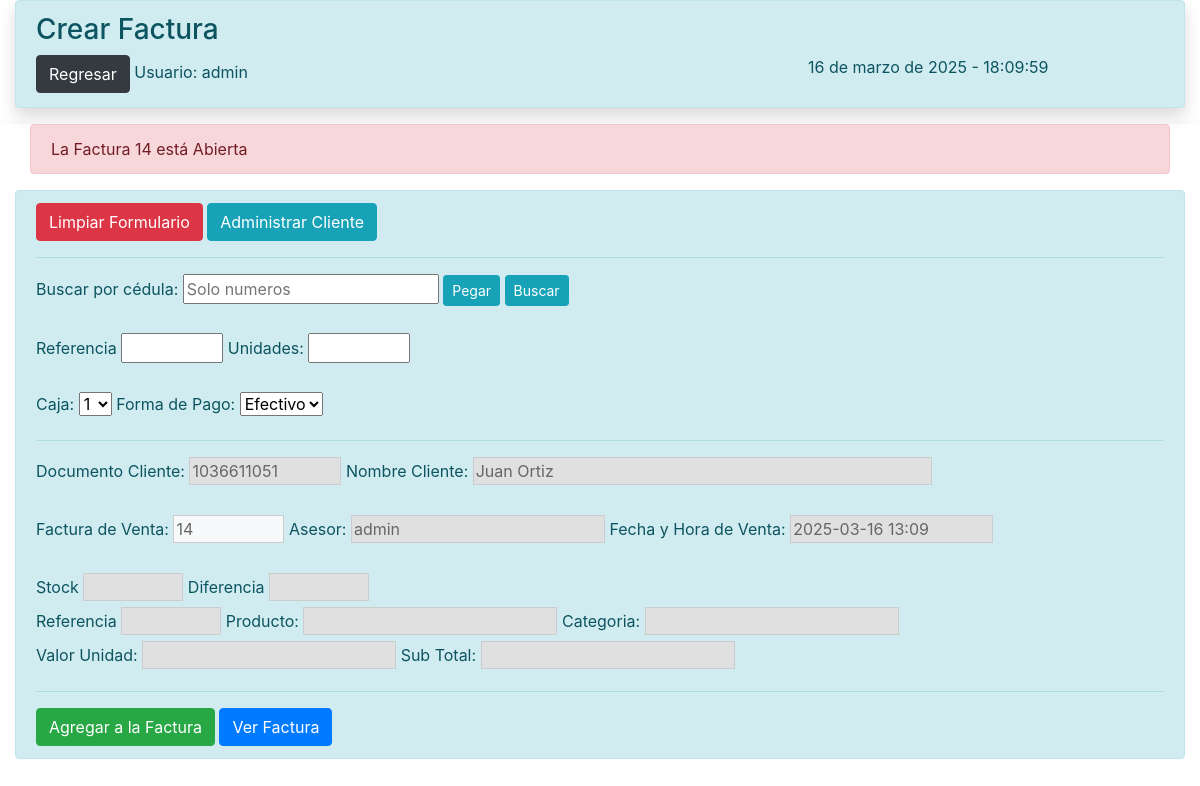
Before: /vistas/factura_borrador.php (signed in) with the older database file.
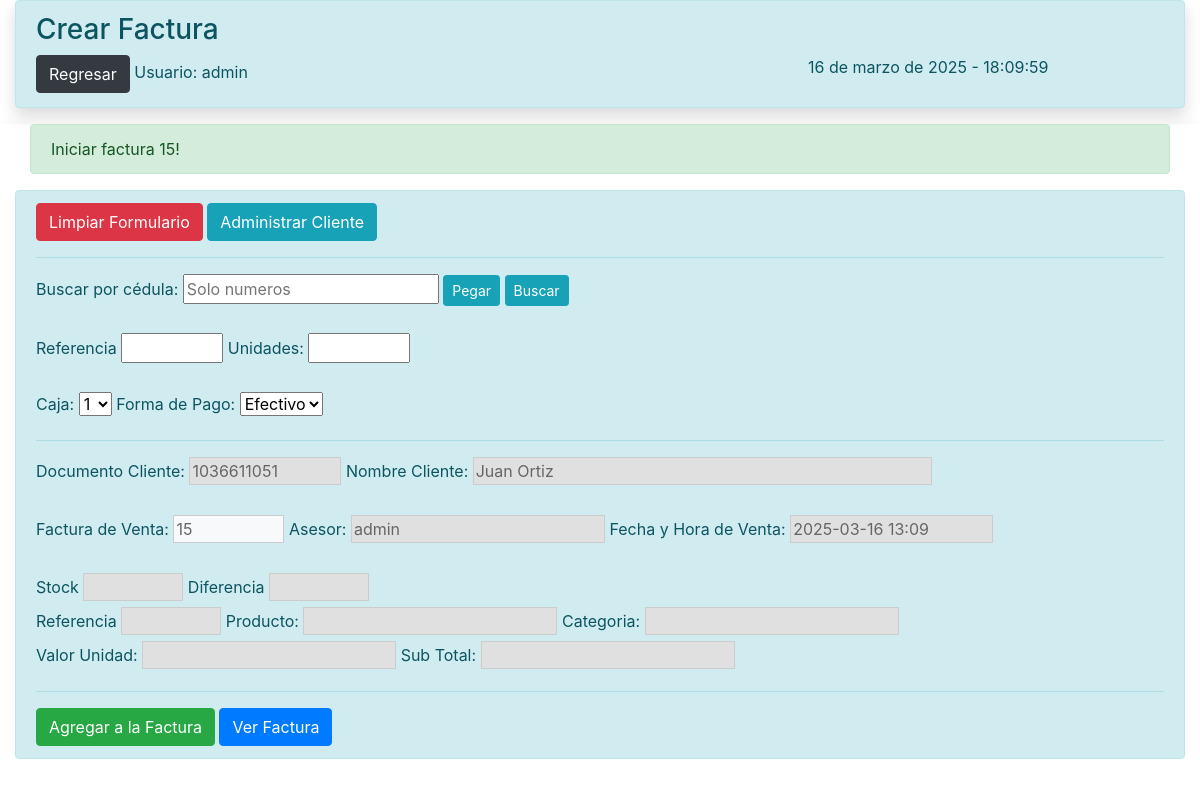
After: the same page with the newer database file.
### tables this page shows
CREATE TABLE `ventas` (
  `id_venta` int(11) NOT NULL AUTO_INCREMENT,
  `factura_venta` int(150) NOT NULL,
  `fecha_hora_venta` datetime NOT NULL DEFAULT current_timestamp(),
  `nom_cliente` varchar(30) NOT NULL,
  `doc_cliente_venta` varchar(11) NOT NULL,
  `valor_total_venta` decimal(10,0) NOT NULL,
  `asesor_venta` varchar(30) NOT NULL,
  `caja` varchar(2) NOT NULL,
  `forma_de_pago` varchar(30) NOT NULL,
  `unidades_venta` int(3) NOT NULL,
  `ref_prod_venta` varchar(10) NOT NULL,
  `producto_venta` varchar(50) NOT NULL,
  `valor_producto` varchar(10) NOT NULL,
  `estado` varchar(10) NOT NULL DEFAULT 'Realizada',
  PRIMARY KEY (`id_venta`)
);

CREATE TABLE `facturas` (
  `id_factura` int(11) NOT NULL AUTO_INCREMENT,
  `no_factura` int(150) NOT NULL,
  `estado` varchar(15) NOT NULL DEFAULT 'Cerrada',
  `fecha_factura` datetime NOT NULL DEFAULT current_timestamp(),
  `fecha_anulacion` datetime DEFAULT NULL,
  `descripcion_anulacion` varchar(200) DEFAULT NULL,
  `doc_cliente` varchar(10) NOT NULL,
  `nom_cliente` varchar(50) NOT NULL,
  `asesor` varchar(14) NOT NULL,
  `caja` varchar(2) NOT NULL,
  `forma_de_pago` varchar(15) NOT NULL,
  `total_venta_con_iva` varchar(10) NOT NULL,
  `doc_factura` varchar(200) NOT NULL DEFAULT 'C:\\Users\\GalleOso\\Documents\\Facturas',
  PRIMARY KEY (`id_factura`)
);

### vistas/factura_borrador.php (the view, shortened to what the changed rows need)
<?php
include '../conexion/conexion.php';
?>
   <!DOCTYPE html>
   <html lang="en">
   <head>
       <link href="https://stackpath.bootstrapcdn.com/bootstrap/4.5.2/css/bootstrap.min.css" rel="stylesheet">
   </head>
   <body>
   <div class="container-fluid sombra">
<?php
$sql_2 = "SELECT * FROM ventas WHERE factura_venta = (SELECT MAX(factura_venta) FROM ventas)";
$sql_4 = "SELECT * FROM facturas WHERE no_factura = (SELECT MAX(no_factura) FROM facturas)";
$resultado_2 = mysqli_query($conexion, $sql_2);
$resultado_4 = mysqli_query($conexion, $sql_4);
if ($resultado_4) {
    if (mysqli_num_rows($resultado_4) > 0) {
        $fila = mysqli_fetch_assoc($resultado_4);
        $no_factura = $fila['no_factura'];
    }
}
if ($resultado_2) {
    if (mysqli_num_rows($resultado_2) > 0) {
        $fila = mysqli_fetch_assoc($resultado_2);
        $ultima_factura = $fila['factura_venta'];
    } else {
        echo "No se encontraron filas con el número de factura más alto en la tabla ventas.";
    }
} else {
    echo "Error en la consulta: " . mysqli_error($conexion);
}
if ($ultima_factura == $no_factura) {
    ?>
    <div id="factura" class="container-fluid">
        <div class="alert alert-success" role="alert">
          Iniciar factura  <?php echo (int)$no_factura + 1; ?>!
        </div>
   </div>
<?php
}
 else {
    ?>
    <div id="factura" class="container-fluid">
        <div class="alert alert-danger" role="alert">
           La Factura <?php echo $ultima_factura; ?> está Abierta
        </div>
    </div>
    <?php
}
?>
    <?php
if(isset($_POST['submit'])){
$factura_venta = $_POST['factura_venta'];
$nom_cliente = $_POST['nom_cliente'];
$doc_cliente_venta_2 = $_POST['doc_cliente_venta_2'];
$valor_total_venta = $_POST['valor_total_venta'];
$asesor_venta = $_POST['asesor_venta'];
$caja = $_POST['caja'];
$asesor_venta = $_POST['asesor_venta'];
$forma_de_pago = $_POST['forma_de_pago'];
$unidades_venta = $_POST['unidades_venta'];
$producto_venta = $_POST['producto_venta'];
$valor_producto = $_POST['valor_producto'];
$ref_prod_venta_2 = $_POST['ref_prod_venta_2'];
$cat_producto = $_POST['cat_producto'];
$diferencia_producto = $_POST['diferencia_producto'];
    $sql = "INSERT INTO ventas (factura_venta, nom_cliente, doc_cliente_venta, valor_total_venta, caja, asesor_venta, forma_de_pago, unidades_venta, producto_venta, valor_producto, ref_prod_venta)
        VALUES ('$factura_venta', '$nom_cliente', '$doc_cliente_venta_2', $valor_total_venta, '$caja', '$asesor_venta', '$forma_de_pago', $unidades_venta, '$producto_venta', '$valor_producto','$ref_prod_venta_2')";
        if ($conexion->query($sql) === TRUE) {
            echo '<script>alert("Producto agregado al carrito");location.assign("../vistas/factura_borrador.php");</script>';
            $sql_1 = "UPDATE productos SET ref_producto='$ref_prod_venta_2', cat_producto='$cat_producto', descripcion_producto='$producto_venta', valor_producto='$valor_producto', unidades_producto='$diferencia_producto' WHERE ref_producto='$ref_prod_venta_2'";
            $resultado = mysqli_query($conexion, $sql_1);
            if($resultado){
            echo "<script> alert ('Stock actualizado'); </script>";
            } else {
             echo "<script> alert ('ERROR: Los datos no fueron actualizados '); </script>";
            }
            }
    $conexion->close();
}else{
    ?>
    <div class="container-fluid alert alert-info">
    <form action="<?=$_SERVER['PHP_SELF']?>" method="POST" onsubmit="return validarFormulario()">
    <button type="button" class="btn btn-danger" onclick="limpiarFormulario()">Limpiar Formulario</button>
    <a class="btn btn-info" href="admin_cliente_factura.php">Administrar Cliente</a><hr>
<label for="doc_cliente_venta">Buscar por cédula:</label>
<input type="text" id="doc_cliente_venta"
       placeholder="Solo numeros"
       name="doc_cliente_venta"
       maxlength="10"
       pattern="[0-9]{1,10}"
       oninput="this.value = this.value.replace(/\D/g, ''); buscarCliente();"><span> </span><button id="btnPegar" type="button" class="btn btn-info btn-sm" onclick="buscarCliente()">Pegar</button><span> </span><button id="btnbuscar" type="button" class="btn btn-info btn-sm" onclick="buscarCliente()">Buscar</button><br>
<br>
<label for="ref_prod_venta">Referencia</label>
  <input type="text" size="5"id="ref_prod_venta" name="ref_prod_venta"  oninput="if(this.value.length > 4) this.value = this.value.slice(0,4); buscarProducto()">
<label for="unidades_venta">Unidades:</label>
        <input type="text" size="5" id="unidades_venta" name="unidades_venta" min="1" max="99" oninput=" if(this.value.length > 2) this.value = this.value.slice(0,2); this.value = this.value.replace(/\D/g, ''); calcularDiferencia(); calcularValorTotalVenta()">
<br><br>
<label for="caja">Caja:</label>
<select id="caja" name="caja" class="form-select">
    <?php
        for ($i = 1; $i <= 5; $i++) {
            $selected = ($fila['caja'] == $i) ? 'selected' : '';
            echo "<option value='$i' $selected>$i</option>";
        }
    ?>
</select>
<label for="forma_de_pago">Forma de Pago:</label>
<select id="forma_de_pago" name="forma_de_pago" class="form-select">
    <option value="Efectivo" <?php echo ($fila['forma_de_pago'] == 'Efectivo') ? 'selected' : ''; ?>>Efectivo</option>
</select>
<br>
        <hr>
        <label for="doc_cliente_venta_2">Documento Cliente:</label>
        <input type="text" size="10" id="doc_cliente_venta_2" name="doc_cliente_venta_2" value="<?php echo $fila['doc_cliente_venta']; ?>"readonly >
        <label for="nom_cliente">Nombre Cliente:</label>
        <input type="text" size="40" id="nom_cliente" value="<?php echo $fila['nom_cliente']; ?>"  readonly name="nom_cliente"><br>
<br>
<label for="factura_venta">Factura de Venta:</label>
        <input class="bg-light" size="6" type="text" id="factura_venta" name="factura_venta" value="<?php echo (int)$no_factura + 1; ?>" readonly >
        <label for="asesor_venta">Asesor:</label>
        <input type="text" id="asesor_venta" name="asesor_venta" value="<?php echo $_SESSION['usuario'];?>" readonly>
        <label for="fecha_hora_venta">Fecha y Hora de Venta:</label>
        <input type="date_time" size="15"id="fecha_hora_venta" name="fecha_hora_venta" value="<?php echo date('Y-m-d 11:i'); ?>" readonly >
        <br><br>
  <label for="unidades_producto">Stock</label>
   <input type="text" size="5"id="unidades_producto" name="unidades_producto"readonly>
   <label for="diferencia_producto">Diferencia</label>
   <input type="text" size="5"id="diferencia_producto" name="diferencia_producto"readonly><br>
        <label for="ref_prod_venta_2">Referencia</label>
        <input type="text" size="5" id="ref_prod_venta_2" readonly name="ref_prod_venta_2">
        <label for="producto_venta">Producto:</label>
        <input type="text" id="producto_venta" name="producto_venta" readonly>
        <label for="producto_venta">Categoria:</label>
        <input type="text" id="cat_producto" name="cat_producto" readonly><br>
        <label for="valor_producto">Valor Unidad:</label>
        <input type="number" step="0.01" id="valor_producto" name="valor_producto" readonly oninput="calcularValorTotalVenta()">
        <label for="valor_total_venta">Sub Total:</label>
        <input size="5"type="number" step="0.01" id="valor_total_venta" name="valor_total_venta" readonly><br><hr>
        <button type="submit" name="submit" class="btn btn-success" onclick="return validarCampos();">Agregar a la Factura</button>
        </span><a href="../procesos_factura_admin/validar_factura.php" class="btn btn-primary">Ver Factura</a>
    </form>
        </div>
        <br>
    <?php
}
?>
    </body>
    </html>

Changed rows visible on the page:
no longer on this page (row unchanged): facturas: factura_venta "14"
added facturas: (int)$no_factura + 1 "15", factura_venta "15"
shown differently, row unchanged: ventas "Efectivo": factura_venta "14" → (not shown)
Other visible differences:
text no longer shown: "La Factura está Abierta"
text now shown: "Iniciar factura !"
